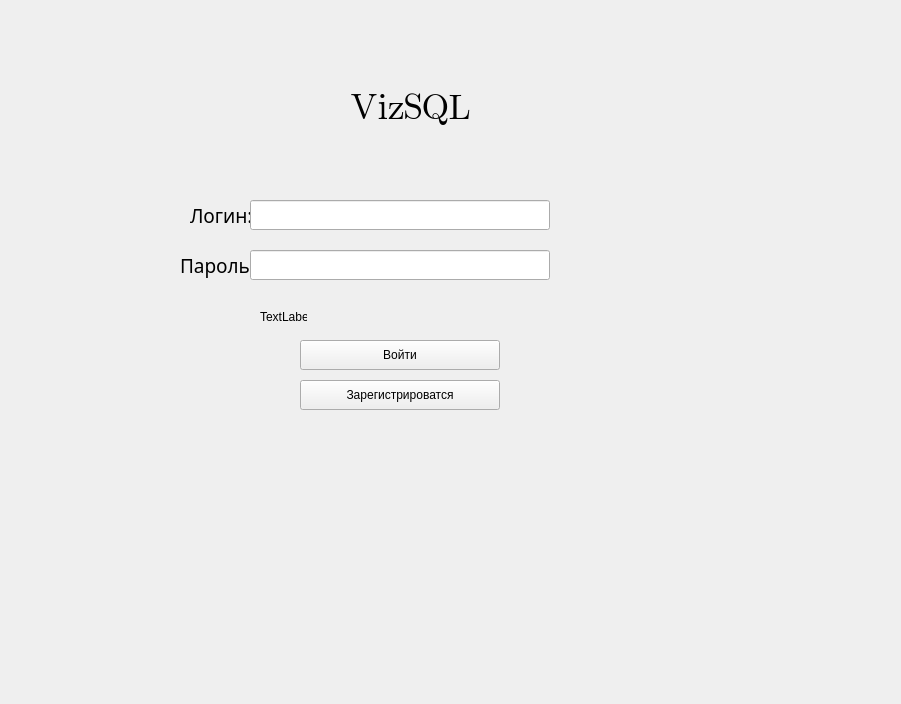
<?xml version="1.0" encoding="UTF-8"?>
<ui version="4.0">
 <class>MainWindow</class>
 <widget class="QMainWindow" name="MainWindow">
  <property name="geometry">
   <rect>
    <x>0</x>
    <y>0</y>
    <width>901</width>
    <height>704</height>
   </rect>
  </property>
  <property name="windowTitle">
   <string>MainWindow</string>
  </property>
  <widget class="QWidget" name="centralwidget">
   <widget class="QStackedWidget" name="VizSQL">
    <property name="geometry">
     <rect>
      <x>0</x>
      <y>0</y>
      <width>900</width>
      <height>700</height>
     </rect>
    </property>
    <property name="currentIndex">
     <number>0</number>
    </property>
    <widget class="QWidget" name="Log_in">
     <widget class="QPushButton" name="log_in_button">
      <property name="geometry">
       <rect>
        <x>300</x>
        <y>340</y>
        <width>200</width>
        <height>30</height>
       </rect>
      </property>
      <property name="text">
       <string>Войти</string>
      </property>
     </widget>
     <widget class="QLabel" name="NAME_text">
      <property name="geometry">
       <rect>
        <x>350</x>
        <y>70</y>
        <width>200</width>
        <height>75</height>
       </rect>
      </property>
      <property name="font">
       <font>
        <family>Segoe UI Emoji</family>
        <pointsize>28</pointsize>
       </font>
      </property>
      <property name="text">
       <string>VizSQL</string>
      </property>
     </widget>
     <widget class="QLabel" name="LOGIN_text">
      <property name="geometry">
       <rect>
        <x>190</x>
        <y>200</y>
        <width>75</width>
        <height>30</height>
       </rect>
      </property>
      <property name="font">
       <font>
        <family>Microsoft JhengHei</family>
        <pointsize>14</pointsize>
        <weight>50</weight>
        <bold>false</bold>
       </font>
      </property>
      <property name="text">
       <string>Логин:</string>
      </property>
     </widget>
     <widget class="QLabel" name="PASSWORD_text">
      <property name="geometry">
       <rect>
        <x>180</x>
        <y>250</y>
        <width>75</width>
        <height>30</height>
       </rect>
      </property>
      <property name="font">
       <font>
        <family>Microsoft JhengHei</family>
        <pointsize>14</pointsize>
        <weight>50</weight>
        <bold>false</bold>
       </font>
      </property>
      <property name="text">
       <string>Пароль:</string>
      </property>
     </widget>
     <widget class="QLineEdit" name="password">
      <property name="geometry">
       <rect>
        <x>250</x>
        <y>250</y>
        <width>300</width>
        <height>30</height>
       </rect>
      </property>
     </widget>
     <widget class="QLineEdit" name="login">
      <property name="geometry">
       <rect>
        <x>250</x>
        <y>200</y>
        <width>300</width>
        <height>30</height>
       </rect>
      </property>
     </widget>
     <widget class="QPushButton" name="newlog_in_button">
      <property name="geometry">
       <rect>
        <x>300</x>
        <y>380</y>
        <width>200</width>
        <height>30</height>
       </rect>
      </property>
      <property name="text">
       <string>Зарегистрироватся</string>
      </property>
     </widget>
     <widget class="QLabel" name="label_19">
      <property name="geometry">
       <rect>
        <x>260</x>
        <y>310</y>
        <width>47</width>
        <height>13</height>
       </rect>
      </property>
      <property name="text">
       <string>TextLabel</string>
      </property>
     </widget>
    </widget>
    <widget class="QWidget" name="Registration">
     <widget class="QLabel" name="NAME_text_2">
      <property name="geometry">
       <rect>
        <x>350</x>
        <y>70</y>
        <width>200</width>
        <height>75</height>
       </rect>
      </property>
      <property name="font">
       <font>
        <family>Segoe UI Emoji</family>
        <pointsize>28</pointsize>
       </font>
      </property>
      <property name="text">
       <string>VizSQL</string>
      </property>
     </widget>
     <widget class="QLabel" name="LOGIN_text_2">
      <property name="geometry">
       <rect>
        <x>190</x>
        <y>250</y>
        <width>75</width>
        <height>30</height>
       </rect>
      </property>
      <property name="font">
       <font>
        <family>Microsoft JhengHei</family>
        <pointsize>14</pointsize>
        <weight>50</weight>
        <bold>false</bold>
       </font>
      </property>
      <property name="text">
       <string>Логин:</string>
      </property>
     </widget>
     <widget class="QLabel" name="PASSWOR_text">
      <property name="geometry">
       <rect>
        <x>180</x>
        <y>300</y>
        <width>75</width>
        <height>30</height>
       </rect>
      </property>
      <property name="font">
       <font>
        <family>Microsoft JhengHei</family>
        <pointsize>14</pointsize>
        <weight>50</weight>
        <bold>false</bold>
       </font>
      </property>
      <property name="text">
       <string>Пароль:</string>
      </property>
     </widget>
     <widget class="QLineEdit" name="NEW_NAME">
      <property name="geometry">
       <rect>
        <x>250</x>
        <y>200</y>
        <width>300</width>
        <height>30</height>
       </rect>
      </property>
     </widget>
     <widget class="QLineEdit" name="NEW_LOGIN">
      <property name="geometry">
       <rect>
        <x>250</x>
        <y>250</y>
        <width>300</width>
        <height>30</height>
       </rect>
      </property>
     </widget>
     <widget class="QLineEdit" name="NEWPASSWORD">
      <property name="geometry">
       <rect>
        <x>250</x>
        <y>300</y>
        <width>300</width>
        <height>30</height>
       </rect>
      </property>
     </widget>
     <widget class="QLabel" name="NAMEUSER_text_">
      <property name="geometry">
       <rect>
        <x>210</x>
        <y>200</y>
        <width>75</width>
        <height>30</height>
       </rect>
      </property>
      <property name="font">
       <font>
        <family>Microsoft JhengHei</family>
        <pointsize>14</pointsize>
        <weight>50</weight>
        <bold>false</bold>
       </font>
      </property>
      <property name="text">
       <string>Имя:</string>
      </property>
     </widget>
     <widget class="QPushButton" name="Newregistration_button">
      <property name="geometry">
       <rect>
        <x>170</x>
        <y>400</y>
        <width>211</width>
        <height>51</height>
       </rect>
      </property>
      <property name="text">
       <string>Зарегистрироваться</string>
      </property>
     </widget>
     <widget class="QCheckBox" name="CHECK">
      <property name="geometry">
       <rect>
        <x>180</x>
        <y>350</y>
        <width>231</width>
        <height>41</height>
       </rect>
      </property>
      <property name="text">
       <string>Поставьте галочку просто так:)</string>
      </property>
     </widget>
    </widget>
    <widget class="QWidget" name="main_menu">
     <widget class="QWidget" name="menu" native="true">
      <property name="geometry">
       <rect>
        <x>0</x>
        <y>0</y>
        <width>211</width>
        <height>391</height>
       </rect>
      </property>
      <widget class="QPushButton" name="create_table_menu">
       <property name="geometry">
        <rect>
         <x>10</x>
         <y>140</y>
         <width>191</width>
         <height>31</height>
        </rect>
       </property>
       <property name="text">
        <string>Создать Таблицу</string>
       </property>
      </widget>
      <widget class="QPushButton" name="create_database_menu">
       <property name="geometry">
        <rect>
         <x>10</x>
         <y>90</y>
         <width>191</width>
         <height>31</height>
        </rect>
       </property>
       <property name="text">
        <string>Создать Базу Данных</string>
       </property>
      </widget>
      <widget class="QPushButton" name="database_change_menu">
       <property name="geometry">
        <rect>
         <x>10</x>
         <y>60</y>
         <width>191</width>
         <height>30</height>
        </rect>
       </property>
       <property name="text">
        <string>Мои Базы Данных</string>
       </property>
      </widget>
      <widget class="QLabel" name="label_2">
       <property name="geometry">
        <rect>
         <x>0</x>
         <y>40</y>
         <width>71</width>
         <height>21</height>
        </rect>
       </property>
       <property name="text">
        <string>Базы данных</string>
       </property>
      </widget>
      <widget class="QLabel" name="label_3">
       <property name="geometry">
        <rect>
         <x>50</x>
         <y>10</y>
         <width>131</width>
         <height>20</height>
        </rect>
       </property>
       <property name="text">
        <string>Панель управления</string>
       </property>
      </widget>
      <widget class="QLabel" name="label_10">
       <property name="geometry">
        <rect>
         <x>0</x>
         <y>120</y>
         <width>51</width>
         <height>20</height>
        </rect>
       </property>
       <property name="font">
        <font>
         <pointsize>8</pointsize>
        </font>
       </property>
       <property name="text">
        <string>Таблицы</string>
       </property>
      </widget>
      <widget class="QPushButton" name="pushButton_10">
       <property name="geometry">
        <rect>
         <x>10</x>
         <y>170</y>
         <width>191</width>
         <height>31</height>
        </rect>
       </property>
       <property name="text">
        <string>Добавить значение в таблицу</string>
       </property>
      </widget>
      <widget class="QLabel" name="label_6">
       <property name="geometry">
        <rect>
         <x>10</x>
         <y>313</y>
         <width>41</width>
         <height>20</height>
        </rect>
       </property>
       <property name="text">
        <string>Экспорт</string>
       </property>
      </widget>
      <widget class="QPushButton" name="code_button">
       <property name="geometry">
        <rect>
         <x>10</x>
         <y>350</y>
         <width>191</width>
         <height>31</height>
        </rect>
       </property>
       <property name="text">
        <string>Код</string>
       </property>
      </widget>
      <widget class="QPushButton" name="pushButton_11">
       <property name="geometry">
        <rect>
         <x>10</x>
         <y>200</y>
         <width>191</width>
         <height>31</height>
        </rect>
       </property>
       <property name="text">
        <string>Удалить таблицу</string>
       </property>
      </widget>
     </widget>
     <widget class="QScrollArea" name="scrollArea">
      <property name="geometry">
       <rect>
        <x>310</x>
        <y>50</y>
        <width>591</width>
        <height>651</height>
       </rect>
      </property>
      <property name="widgetResizable">
       <bool>true</bool>
      </property>
      <widget class="QWidget" name="scrollAreaWidgetContents">
       <property name="geometry">
        <rect>
         <x>0</x>
         <y>0</y>
         <width>589</width>
         <height>649</height>
        </rect>
       </property>
      </widget>
     </widget>
     <widget class="QWidget" name="widget_2" native="true">
      <property name="geometry">
       <rect>
        <x>210</x>
        <y>0</y>
        <width>681</width>
        <height>51</height>
       </rect>
      </property>
      <widget class="QPushButton" name="Log_out_button">
       <property name="geometry">
        <rect>
         <x>630</x>
         <y>10</y>
         <width>51</width>
         <height>31</height>
        </rect>
       </property>
       <property name="text">
        <string>Выход</string>
       </property>
      </widget>
     </widget>
     <widget class="QStackedWidget" name="do_menu">
      <property name="geometry">
       <rect>
        <x>0</x>
        <y>390</y>
        <width>301</width>
        <height>311</height>
       </rect>
      </property>
      <property name="currentIndex">
       <number>2</number>
      </property>
      <widget class="QWidget" name="database_change">
       <widget class="QLabel" name="label_8">
        <property name="geometry">
         <rect>
          <x>10</x>
          <y>40</y>
          <width>71</width>
          <height>21</height>
         </rect>
        </property>
        <property name="text">
         <string>База данных</string>
        </property>
       </widget>
       <widget class="QComboBox" name="comboBox_2">
        <property name="geometry">
         <rect>
          <x>80</x>
          <y>40</y>
          <width>91</width>
          <height>22</height>
         </rect>
        </property>
       </widget>
       <widget class="QLabel" name="label_9">
        <property name="geometry">
         <rect>
          <x>10</x>
          <y>60</y>
          <width>51</width>
          <height>21</height>
         </rect>
        </property>
        <property name="text">
         <string>Таблицы</string>
        </property>
       </widget>
       <widget class="QTableWidget" name="tableWidget_2">
        <property name="geometry">
         <rect>
          <x>10</x>
          <y>90</y>
          <width>221</width>
          <height>161</height>
         </rect>
        </property>
       </widget>
       <widget class="QLabel" name="label_5">
        <property name="geometry">
         <rect>
          <x>50</x>
          <y>0</y>
          <width>151</width>
          <height>31</height>
         </rect>
        </property>
        <property name="font">
         <font>
          <weight>75</weight>
          <bold>true</bold>
         </font>
        </property>
        <property name="text">
         <string>Выберете базу данных:</string>
        </property>
       </widget>
       <widget class="QPushButton" name="change_database_button">
        <property name="geometry">
         <rect>
          <x>10</x>
          <y>260</y>
          <width>111</width>
          <height>31</height>
         </rect>
        </property>
        <property name="text">
         <string>Сохранить выбор</string>
        </property>
       </widget>
      </widget>
      <widget class="QWidget" name="create_database">
       <widget class="QPushButton" name="pushButton_9">
        <property name="geometry">
         <rect>
          <x>90</x>
          <y>190</y>
          <width>181</width>
          <height>31</height>
         </rect>
        </property>
        <property name="text">
         <string>Сохранить</string>
        </property>
       </widget>
       <widget class="QLabel" name="label_4">
        <property name="geometry">
         <rect>
          <x>50</x>
          <y>0</y>
          <width>151</width>
          <height>31</height>
         </rect>
        </property>
        <property name="font">
         <font>
          <weight>75</weight>
          <bold>true</bold>
         </font>
        </property>
        <property name="text">
         <string>Создание базы данных</string>
        </property>
       </widget>
       <widget class="QLineEdit" name="lineEdit">
        <property name="geometry">
         <rect>
          <x>80</x>
          <y>50</y>
          <width>113</width>
          <height>21</height>
         </rect>
        </property>
       </widget>
       <widget class="QCheckBox" name="checkBox">
        <property name="geometry">
         <rect>
          <x>10</x>
          <y>140</y>
          <width>171</width>
          <height>31</height>
         </rect>
        </property>
        <property name="text">
         <string>Ознокомлен с условиями</string>
        </property>
       </widget>
       <widget class="QLabel" name="label_7">
        <property name="geometry">
         <rect>
          <x>20</x>
          <y>50</y>
          <width>71</width>
          <height>21</height>
         </rect>
        </property>
        <property name="text">
         <string>Название:</string>
        </property>
       </widget>
       <widget class="QLabel" name="label_11">
        <property name="geometry">
         <rect>
          <x>10</x>
          <y>80</y>
          <width>241</width>
          <height>31</height>
         </rect>
        </property>
        <property name="text">
         <string>При создании или выборе новой базы данных</string>
        </property>
       </widget>
       <widget class="QLabel" name="label_12">
        <property name="geometry">
         <rect>
          <x>10</x>
          <y>110</y>
          <width>241</width>
          <height>21</height>
         </rect>
        </property>
        <property name="text">
         <string>вы автоматически начинаете работать с ней</string>
        </property>
       </widget>
      </widget>
      <widget class="QWidget" name="page">
       <widget class="QLabel" name="label_13">
        <property name="geometry">
         <rect>
          <x>0</x>
          <y>250</y>
          <width>111</width>
          <height>31</height>
         </rect>
        </property>
        <property name="font">
         <font>
          <weight>75</weight>
          <bold>true</bold>
         </font>
        </property>
        <property name="text">
         <string>Создание таблицы</string>
        </property>
       </widget>
       <widget class="QLabel" name="label_14">
        <property name="geometry">
         <rect>
          <x>10</x>
          <y>280</y>
          <width>101</width>
          <height>21</height>
         </rect>
        </property>
        <property name="text">
         <string>Название таблицы:</string>
        </property>
       </widget>
       <widget class="QPushButton" name="pushButton_2">
        <property name="geometry">
         <rect>
          <x>240</x>
          <y>270</y>
          <width>61</width>
          <height>31</height>
         </rect>
        </property>
        <property name="text">
         <string>Создать</string>
        </property>
       </widget>
       <widget class="QLineEdit" name="lineEdit_2">
        <property name="geometry">
         <rect>
          <x>110</x>
          <y>280</y>
          <width>113</width>
          <height>20</height>
         </rect>
        </property>
       </widget>
       <widget class="QTableView" name="tableView">
        <property name="geometry">
         <rect>
          <x>0</x>
          <y>110</y>
          <width>271</width>
          <height>141</height>
         </rect>
        </property>
       </widget>
       <widget class="QLabel" name="label_15">
        <property name="geometry">
         <rect>
          <x>0</x>
          <y>90</y>
          <width>47</width>
          <height>13</height>
         </rect>
        </property>
        <property name="text">
         <string>Поля:</string>
        </property>
       </widget>
       <widget class="QLabel" name="label_16">
        <property name="geometry">
         <rect>
          <x>0</x>
          <y>0</y>
          <width>151</width>
          <height>21</height>
         </rect>
        </property>
        <property name="font">
         <font>
          <weight>75</weight>
          <bold>true</bold>
         </font>
        </property>
        <property name="text">
         <string>Создание полей таблицы</string>
        </property>
       </widget>
       <widget class="QComboBox" name="comboBox">
        <property name="geometry">
         <rect>
          <x>30</x>
          <y>60</y>
          <width>69</width>
          <height>22</height>
         </rect>
        </property>
       </widget>
       <widget class="QLabel" name="label_17">
        <property name="geometry">
         <rect>
          <x>0</x>
          <y>60</y>
          <width>31</width>
          <height>16</height>
         </rect>
        </property>
        <property name="text">
         <string>Тип:</string>
        </property>
       </widget>
       <widget class="QLabel" name="label_18">
        <property name="geometry">
         <rect>
          <x>0</x>
          <y>30</y>
          <width>51</width>
          <height>16</height>
         </rect>
        </property>
        <property name="text">
         <string>Название</string>
        </property>
       </widget>
       <widget class="QLineEdit" name="lineEdit_3">
        <property name="geometry">
         <rect>
          <x>50</x>
          <y>30</y>
          <width>113</width>
          <height>20</height>
         </rect>
        </property>
       </widget>
       <widget class="QPushButton" name="pushButton_4">
        <property name="geometry">
         <rect>
          <x>220</x>
          <y>80</y>
          <width>75</width>
          <height>23</height>
         </rect>
        </property>
        <property name="text">
         <string>Добавить</string>
        </property>
       </widget>
      </widget>
     </widget>
     <widget class="QWidget" name="widget_3" native="true">
      <property name="geometry">
       <rect>
        <x>210</x>
        <y>49</y>
        <width>101</width>
        <height>341</height>
       </rect>
      </property>
     </widget>
    </widget>
    <widget class="QWidget" name="code">
     <widget class="QPlainTextEdit" name="plainTextEdit">
      <property name="geometry">
       <rect>
        <x>0</x>
        <y>40</y>
        <width>491</width>
        <height>641</height>
       </rect>
      </property>
     </widget>
     <widget class="QLabel" name="label">
      <property name="geometry">
       <rect>
        <x>130</x>
        <y>0</y>
        <width>291</width>
        <height>41</height>
       </rect>
      </property>
      <property name="font">
       <font>
        <pointsize>14</pointsize>
        <weight>75</weight>
        <bold>true</bold>
       </font>
      </property>
      <property name="text">
       <string>КОД НА ЯЗЫКЕ PYTHON</string>
      </property>
     </widget>
     <widget class="QPushButton" name="pushButton">
      <property name="geometry">
       <rect>
        <x>520</x>
        <y>530</y>
        <width>351</width>
        <height>51</height>
       </rect>
      </property>
      <property name="text">
       <string>На главную</string>
      </property>
     </widget>
     <widget class="QPushButton" name="pushButton_3">
      <property name="geometry">
       <rect>
        <x>520</x>
        <y>600</y>
        <width>351</width>
        <height>51</height>
       </rect>
      </property>
      <property name="text">
       <string>Выход</string>
      </property>
     </widget>
    </widget>
   </widget>
  </widget>
 </widget>
 <resources/>
 <connections/>
</ui>
